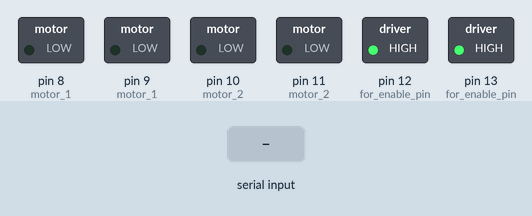
The sketch below on a simulated Arduino Uno, built with avr-gcc and run on an emulated ATmega328P. Shown: switched loads named in the sketch (green lamp = pin HIGH). Inputs (shaded band) come from the test bench. What the sketch prints to the serial monitor is not drawn.

Above: at 1.2 s.
1.3 s: "F" received over the second serial link
At 2.4 s:
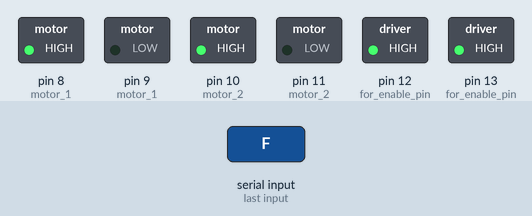
2.8 s: "L" received over the second serial link
At 3.5 s:
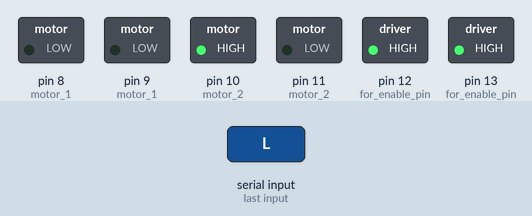
4.3 s: "R" received over the second serial link
At 4.7 s:
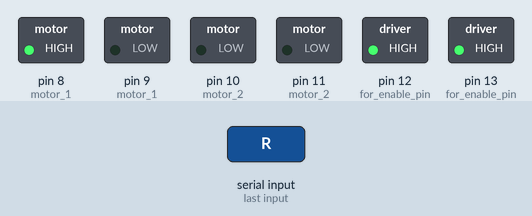
5.8 s: "B" received over the second serial link
At 7.0 s:
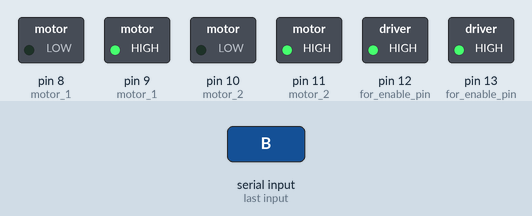
Timing chart, 0 to 8.3 s (numbered marks = the images above; inputs shaded):
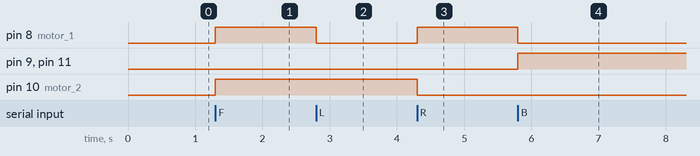

Measured:
- after the input at 1.3 s, pin 8 (motor_1), pin 10 (motor_2): LOW → HIGH at once
- after the input at 2.8 s, pin 8 (motor_1): HIGH → LOW at once
- after the input at 4.3 s, pin 8 (motor_1): LOW → HIGH at once; pin 10 (motor_2): HIGH → LOW at once
- after the input at 5.8 s, pin 8 (motor_1): HIGH → LOW at once; pin 9 (motor_1), pin 11 (motor_2): LOW → HIGH at once

The sketch:

gesture_reciever.ino
```cpp
#include<SoftwareSerial.h>
SoftwareSerial bt(3,4);
void forward();
void backward();
void left();
void right();
void stopp();

void setup() {
  // put your setup code here, to run once:
  pinMode(8,OUTPUT);//motor 1
  pinMode(9,OUTPUT);//motor 1
  pinMode(10,OUTPUT);//motor 2
  pinMode(11,OUTPUT);//motor 2
  pinMode(12,OUTPUT);//for enable pin
  pinMode(13,OUTPUT);//for enable pin
  Serial.begin(38400);
  bt.begin(38400);
  digitalWrite(12,HIGH);//always high enable pin
  digitalWrite(13,HIGH);//always high enable pin
}

void loop() {
  // put your main code here, to run repeatedly:
  int ip;
  //forward();
  //Serial.println(bt.available());
  if(bt.available())
  {
    //forward();
  ip=bt.read();
  //Serial.println(ip);
  if(ip=='F')
  {forward();
  Serial.print('F');}
  if(ip=='L')
  {left();
  Serial.print('L');}
  if(ip=='R')
  {right();
  Serial.print('R');}
  if(ip=='B')
  {backward();
  Serial.print('B');}
  if(ip=='S')
  {stopp();
  Serial.print('S');}
  }
  /*else
  {stopp();}*/
}

void forward()
{
  digitalWrite(8,1);
  digitalWrite(9,0);
  digitalWrite(10,1);
  digitalWrite(11,0);
}

void left()
{
  digitalWrite(8,0);
  digitalWrite(9,0);
  digitalWrite(10,1);
  digitalWrite(11,0);
}

void right()
{
  digitalWrite(8,1);
  digitalWrite(9,0);
  digitalWrite(10,0);
  digitalWrite(11,0);
}

void backward()
{
  digitalWrite(8,0);
  digitalWrite(9,1);
  digitalWrite(10,0);
  digitalWrite(11,1);
}

void stopp()
{
  digitalWrite(8,0);
  digitalWrite(9,0);
  digitalWrite(10,0);
  digitalWrite(11,0);
}
```
